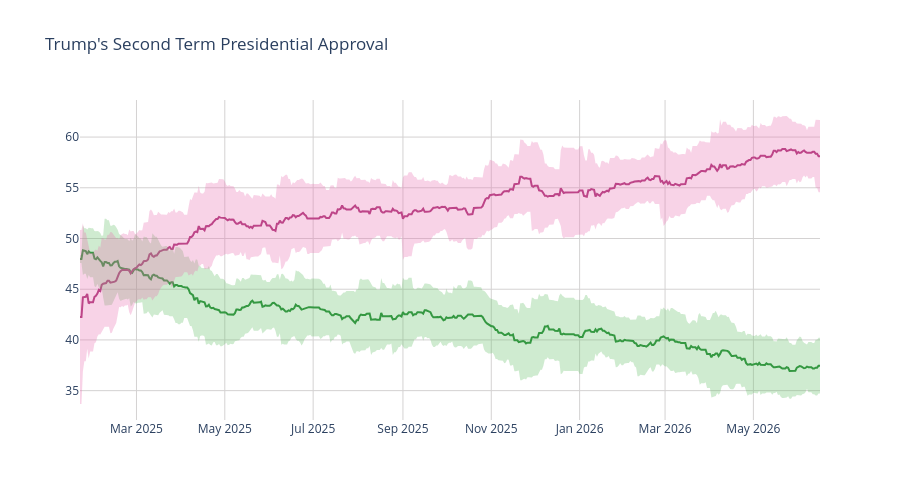

Notebook code cell kept with this figure:
### Code cell
disappr_ci_hex = "#e86eaf"
appr_ci_hex = "#60be65"
disappr_ci_rgba = "rgba(232, 110, 175, 0.3)"
appr_ci_rgba = "rgba(96, 190, 101, 0.3)"
grid_col = "#d4d2d2"


# Approve
fig = go.Figure(go.Scatter(
    x=pres['end_date'],
    y=pres['approve'],
    hovertemplate="%{y:.2f}%",
    name="<b>Approve</b>",
    line=dict(color="#228833"),
    showlegend=False
))

# Disapprove
fig.add_trace(go.Scatter(
    x=pres['end_date'],
    y=pres['disapprove'],
    hovertemplate="%{y:.2f}%",
    name="<b>Disapprove</b>",
    line=dict(color="#aa3377"),
    showlegend=False
    )
)

# Approve CI
fig.add_traces([

    # Upper bound
    go.Scatter(
        x=pres['end_date'],
        y=pres['approve_upper_ci'],
        marker=dict(color=appr_ci_hex),
        line=dict(width=0),
        mode='lines',
        showlegend=False,
        hoverinfo="skip"
    ),

    # Lower bound
    go.Scatter(
        x=pres['end_date'],
        y=pres['approve_lower_ci'],
        marker=dict(color=appr_ci_hex),
        line=dict(width=0),
        mode='lines',
        fillcolor=appr_ci_rgba,
        fill="tonexty",
        showlegend=False,
        hoverinfo="skip"
    )
])

# Disapprove CI
fig.add_traces([

    # Upper bound
    go.Scatter(
        x=pres['end_date'],
        y=pres['disapprove_upper_ci'],
        marker=dict(color=disappr_ci_hex),
        line=dict(width=0),
        mode='lines',
        showlegend=False,
        hoverinfo="skip"
    ),

    # Lower bound
    go.Scatter(
        x=pres['end_date'],
        y=pres['disapprove_lower_ci'],
        marker=dict(color=disappr_ci_hex),
        line=dict(width=0),
        mode='lines',
        fillcolor=disappr_ci_rgba,
        fill="tonexty",
        showlegend=False,
        hoverinfo="skip"
    )
])

fig.update_layout(
    title=dict(text="Trump's Second Term Presidential Approval"),
    hovermode="x"
)

fig.update_xaxes(gridcolor=grid_col)
fig.update_yaxes(gridcolor=grid_col)

fig.update_layout(hovermode="x", hoverlabel_align="right", plot_bgcolor="rgba(0, 0, 0, 0)", height=500)
fig.show()

### Figure 1 — Plotly figure (JSON) as saved in the notebook; plotly's stock layout.template omitted (floating-point values rounded to 4 significant figures; data arrays with more than 128 entries replaced by an {"elided": "..."} marker saying what was removed)
{"data": [{"hovertemplate": "%{y:.2f}%", "line": {"color": "#228833"}, "name": "<b>Approve</b>", "showlegend": false, "type": "scatter", "x": {"elided": "512 str values"}, "y": {"elided": "512 float values"}}, {"hovertemplate": "%{y:.2f}%", "line": {"color": "#aa3377"}, "name": "<b>Disapprove</b>", "showlegend": false, "type": "scatter", "x": {"elided": "512 str values"}, "y": {"elided": "512 float values"}}, {"hoverinfo": "skip", "line": {"width": 0}, "marker": {"color": "#60be65"}, "mode": "lines", "showlegend": false, "type": "scatter", "x": {"elided": "512 str values"}, "y": {"elided": "512 float values"}}, {"fill": "tonexty", "fillcolor": "rgba(96, 190, 101, 0.3)", "hoverinfo": "skip", "line": {"width": 0}, "marker": {"color": "#60be65"}, "mode": "lines", "showlegend": false, "type": "scatter", "x": {"elided": "512 str values"}, "y": {"elided": "512 float values"}}, {"hoverinfo": "skip", "line": {"width": 0}, "marker": {"color": "#e86eaf"}, "mode": "lines", "showlegend": false, "type": "scatter", "x": {"elided": "512 str values"}, "y": {"elided": "512 float values"}}, {"fill": "tonexty", "fillcolor": "rgba(232, 110, 175, 0.3)", "hoverinfo": "skip", "line": {"width": 0}, "marker": {"color": "#e86eaf"}, "mode": "lines", "showlegend": false, "type": "scatter", "x": {"elided": "512 str values"}, "y": {"elided": "512 float values"}}], "layout": {"height": 500, "hoverlabel": {"align": "right"}, "hovermode": "x", "plot_bgcolor": "rgba(0, 0, 0, 0)", "title": {"text": "Trump's Second Term Presidential Approval"}, "xaxis": {"gridcolor": "#d4d2d2"}, "yaxis": {"gridcolor": "#d4d2d2"}}}
